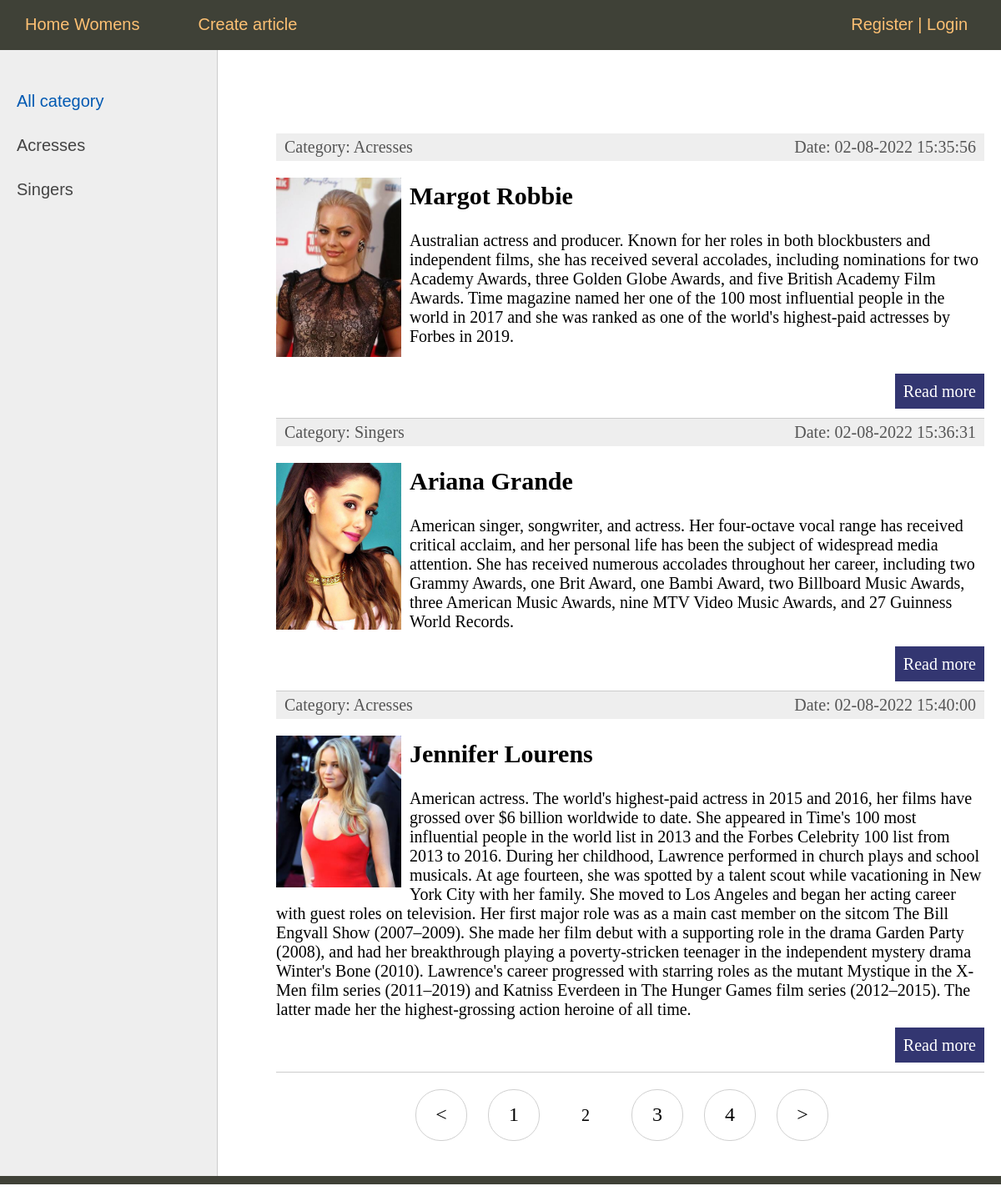
Screenshot of /?page=2 with the database file from the repository.
### women/models.py (models this page shows, shortened)
class Category(models.Model):
    name = models.CharField(max_length=100, db_index=True)
    slug = models.SlugField(max_length=255, unique=True,
                            db_index=True)
    def __str__(self):
        return self.name
    def get_absolute_url(self):
        return reverse('category', kwargs={'cat_slug': self.slug})

class Women(models.Model):
    title = models.CharField(max_length=255)
    slug = models.SlugField(max_length=255, unique=True,
                            db_index=True)
    content = models.TextField(blank=True)
    photo = models.ImageField(upload_to="photos/%Y/%m/%d/")
    time_create = models.DateTimeField(auto_now_add=True)
    time_update = models.DateTimeField(auto_now=True)
    is_published = models.BooleanField(default=True)
    cat = models.ForeignKey('Category', on_delete=models.PROTECT)
    def get_absolute_url(self):
        return reverse('post', kwargs={'post_slug': self.slug})
    class Meta:
        ordering = ['id']

### women/views.py (the view)
# urls.py: path('', WomenHome.as_view(), name='home'),
class WomenHome(DataMixin, ListView):
    model = Women
    template_name = 'women/index.html'
    context_object_name = 'posts'
    def get_context_data(self, *, object_list=None, **kwargs):
        context = super().get_context_data(**kwargs)
        c_def = self.get_user_context(title='General page')
        return dict(list(context.items()) + list(c_def.items()))
    def get_queryset(self):
        return Women.objects.filter(is_published=True)

### women/templatetags/women_tags.py (called while the page is built)
@register.simple_tag(name='get_cats')
def get_categories(filter=None):
    if not filter:
        return Category.objects.all()
    else:
        return Category.objects.filter(pk=filter)

### women/utils.py (called while the page is built)
    def get_user_context(self, **kwargs):
        context = kwargs
        cats = Category.objects.all()
        context['menu'] = menu
        context['cats'] = cats
        if 'cat_selected' not in context:
            context['cat_selected'] = 0
        return context

### women/templates/women/index.html (shortened to what this page needs)
{% extends 'women/base.html' %}
{% block content %}
<ul class="list-articles">
	{% for p in object_list %}
			<li><div class="article-panel">
	<p class="first">Category: {{p.cat}}</p>
	<p class="last">Date: {{p.time_update|date:"d-m-Y H:i:s"}}</p>
</div>
{% if p.photo %}
	<p><img class="img-article-left thumb" src="{{p.photo.url}}"></p>
{% endif %}
				<h2>{{p.title}}</h2>
	{{p.content}}
			<p class="link-read-post"><a href="{{ p.get_absolute_url }}">Read more</a></p>
			</li>
	{% endfor %}
</ul>
{% endblock %}

### women/templates/women/base.html (shortened to what this page needs)
{% load static %}
{% load women_tags %}
<!DOCTYPE html>
<html>
<head>
	<link type="text/css" href="{% static 'women/css/styles.css' %}" rel="stylesheet" />
</head>
<body>
<table class="table-page" border=0 cellpadding="0" cellspacing="0">
<tr><td valign=top>
{% block mainmenu %}
		<div class="header">
			<ul id="mainmenu" class="mainmenu">
{% for m in menu %}
			<li><a href="{% url m.url_name %}">{{m.title}}</a></li>
{% endfor %}
			{% if request.user.is_authenticated %}
							<li class="last">{{user.username}} | <a href="{% url 'logout' %}">Logout</a>
			{% else %}
			<li class="last"><a href="{% url 'register' %}">Register</a> | <a href="{% url 'login' %}">Login</a></li>
			{% endif %}
			</ul>
		</div>
{% endblock mainmenu %}
<table class="table-content" border=0 cellpadding="0" cellspacing="0">
<tr>
	<td valign="top" class="left-chapters">
	<ul id="leftchapters">
{% if cat_selected == 0 %}
		<li class="selected">All category</li>
{% else %}
		<li><a href="{% url 'home' %}">All category</a></li>
{% endif %}
		{% for c in cats %}
			{%  if c.pk == cat_selected %}
				<li class="selected">{{ c.name }}</li>
			{% else %}
				<li><a href="{{c.get_absolute_url}}">{{ c.name }}</a></li>
			{% endif %}
		{% endfor %}
	</ul>
</td>
<td valign="top" class="content">
	<div class="content-text">
{% block content %}
{% endblock %}
		<nav class="list-pages">
			<ul>
				{% if page_obj.has_previous %}
				<li class="page-num">
					<a href="?page={{ page_obj.previous_page_number }}">&lt;</a>
				</li>
				{% endif %}
				{% for p in paginator.page_range %}
					{% if page_obj.number == p %}
						<li class="page-num page-num-selected">{{ p }}</li>
					{% elif p >= page_obj.number|add:-2 and p <= page_obj.number|add:2 %}
						<li class="page-num">
							<a href="?page={{ p }}">{{ p }}</a>
						</li>
					{% endif %}
				{% endfor %}
				{% if page_obj.has_next %}
				<li class="page-num">
					<a href="?page={{ page_obj.next_page_number }}">&gt;</a>
				</li>
				{% endif %}
			</ul>
		</nav>
	</div>
</td></tr></table>
</td></tr>
<tr><td valign=top>
	<div id="footer">
	</div>
</td></tr></table>
</body>
</html>

### women/static/women/css/styles.css (style rules this page uses)
html, body { font-family: 'Arial'; margin: 0; padding: 0; height: 100%; width: 100%; color: #444; }
a { color: #0059b2; text-decoration: none; }
img { max-width: 600px; height: auto; }
img.img-article-left { max-width: 300px; height: auto; float: left; padding: 0 10px 10px 0; }
img.img-article-left.thumb { max-width: 150px; height: auto; }
p.link-read-post { text-align: right; }
p.link-read-post a { padding: 10px; min-width: 100px; background: #333671; color: #fff; text-decoration: none; }
div.article-panel { background: #eee; padding: 5px 10px 5px 10px; box-sizing: border-box; overflow: hidden; color: #555; }
div.article-panel p.first { margin: 0; float: left; }
div.article-panel p.last { margin: 0; float: right; }
ul.list-articles { list-style: none; margin: 0; padding: 0; }
ul.list-articles li { border-bottom: 1px solid #ccc; }
.table-page { width: 100%; height: 100%; vertical-align: top; }
.table-page tr { height: 100%; }
.header { background: #3F4137; height: 60px; }
ul.mainmenu { list-style: none; margin: 0; padding: 0; height: 60px; color: #fdc073; font-size: 20px; overflow: hidden; }
ul.mainmenu li { float: left; margin: 18px 40px 0 30px; }
ul.mainmenu li.last { float: right; }
ul.mainmenu li a { color: #fdc073; text-decoration: none; }
.table-content { width: 100%; min-height: 100%; height: 100%; }
.left-chapters { margin: 0; background: #eee; border-right: 1px solid #ccc; min-height: 100%; }
.left-chapters ul { width: 230px; min-height: 100%; margin: 0; padding: 20px 10px 10px 20px; list-style: none; font-size: 20px; }
.left-chapters ul li { margin: 30px 0 0 0; color: #999; }
.left-chapters ul li.selected { color: #0059b2; }
.left-chapters ul li a { color: #444; text-decoration: none; }
.content { padding: 40px 20px 20px 40px; width: 100%; box-sizing: border-box; }
.content-text { margin: 60px 0 0 30px; color: #000; font-size: 20px; font-family: Yandex Sans Display Light; }
#footer { box-sizing: border-box; background: #3F4137; padding: 5px; color: #aaa; font-size: 14px; font-family: Verdana, Geneva, Arial, Helvetica; text-align: left; overflow: hidden; }
.list-pages { text-align: center; margin: 0 0 20px 0; }
.list-pages ul { margin: 20px 0 0 0; padding: 0; list-style: none; }
.list-pages ul li { display: inline-block; margin: 0 20px 0 0; }
.list-pages a { color: #000; font-size: 24px; text-decoration: none; }
.list-pages .page-num, .page-num-selected { display: inline-block; width: 60px; height: 44px; padding: 16px 0 0 0; border: 1px solid #d0d0d0; border-radius: 30px; }
.list-pages .page-num-selected { border: none; color: #000; font-size: 20px; }

### rows the page displays
Category: name "Acresses"
Category: name "Singers"
Women: cat "Acresses", time_update "02-08-2022 15:35:56", photo (picture), title "Margot Robbie", content "Australian actress and producer. Known for her roles in both blockbusters and independent films, she has received several accolades, including nominations for two Academy Awards, three Golden Globe Awards, and five British Academy Film Awards. Time magazine named her one of the 100 most influential people in the world in 2017 and she was ranked as one of the world's highest-paid actresses by Forbes in 2019."
Women: cat "Singers", time_update "02-08-2022 15:36:31", photo (picture), title "Ariana Grande", content "American singer, songwriter, and actress. Her four-octave vocal range has received critical acclaim, and her personal life has been the subject of widespread media attention. She has received numerous accolades throughout her career, including two Grammy Awards, one Brit Award, one Bambi Award, two Billboard Music Awards, three American Music Awards, nine MTV Video Music Awards, and 27 Guinness World Records."
Women: cat "Acresses", time_update "02-08-2022 15:40:00", photo (picture), title "Jennifer Lourens", content "American actress. The world's highest-paid actress in 2015 and 2016, her films have grossed over $6 billion worldwide to date. She appeared in Time's 100 most influential people in the world list in 2013 and the Forbes Celebrity 100 list from 2013 to 2016. During her childhood, Lawrence performed in church plays and school musicals. At age fourteen, she was spotted by a talent scout while vacationing in New York City with her family. She moved to Los Angeles and began her acting career with guest roles on television. Her first major role was as a main cast member on the sitcom The Bill Engvall Show (2007–2009). She made her film debut with a supporting role in the drama Garden Party (2008),…"

### other values shown
{{ m.title }} "Home Womens" "Create article"
{{ p }} "1" "3" "4"
{{ p }} "2"
